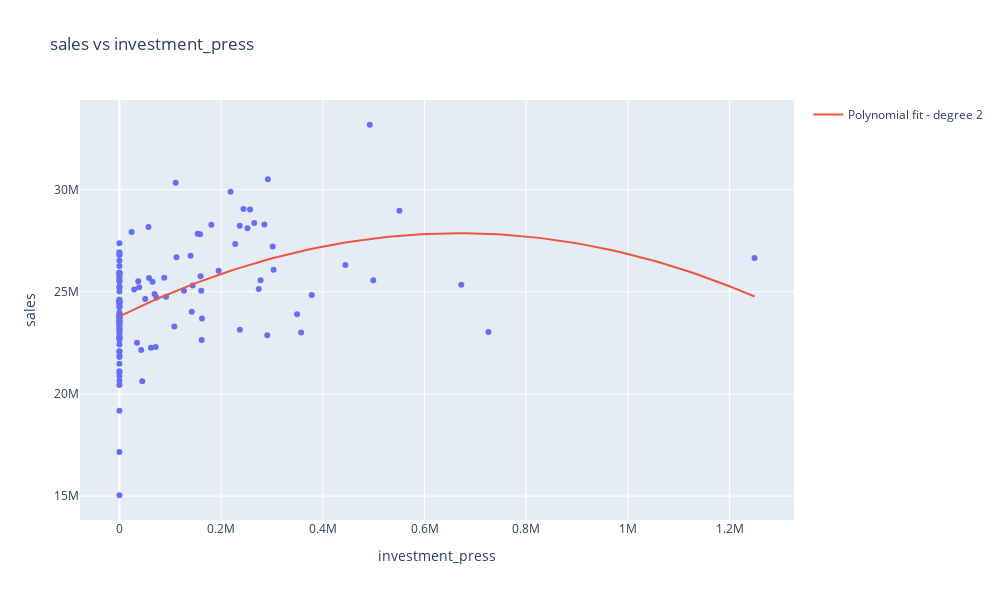

Write notebook code for a chart like this one.
### Markdown cell above
**Press**

### Code cell
scatter_polynomial(df=df_week, 
                   x_col_name='investment_press', 
                   y_col_name='sales', 
                   degree=2
                   )
